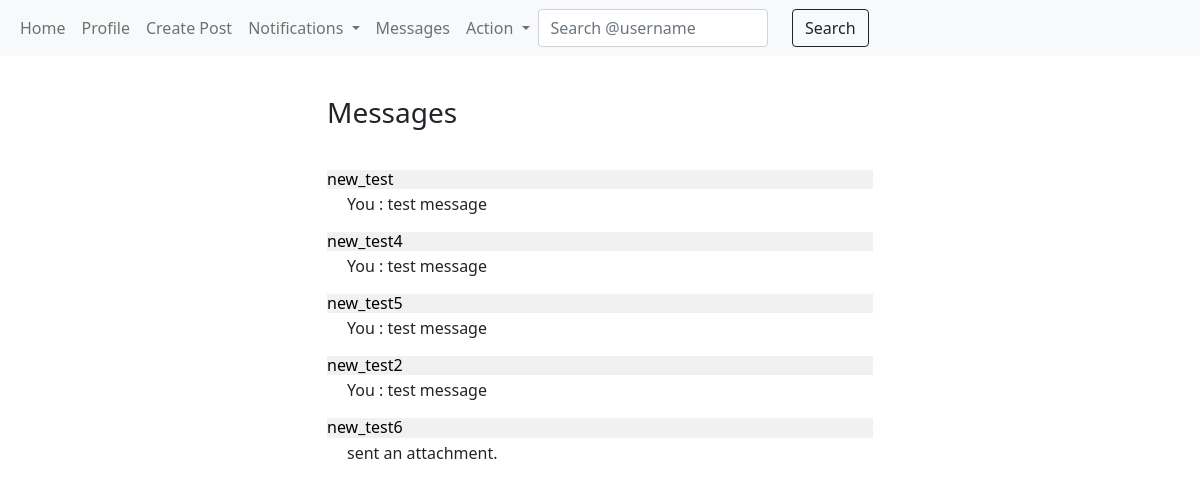
The app's page /messages/ (signed in), older data.
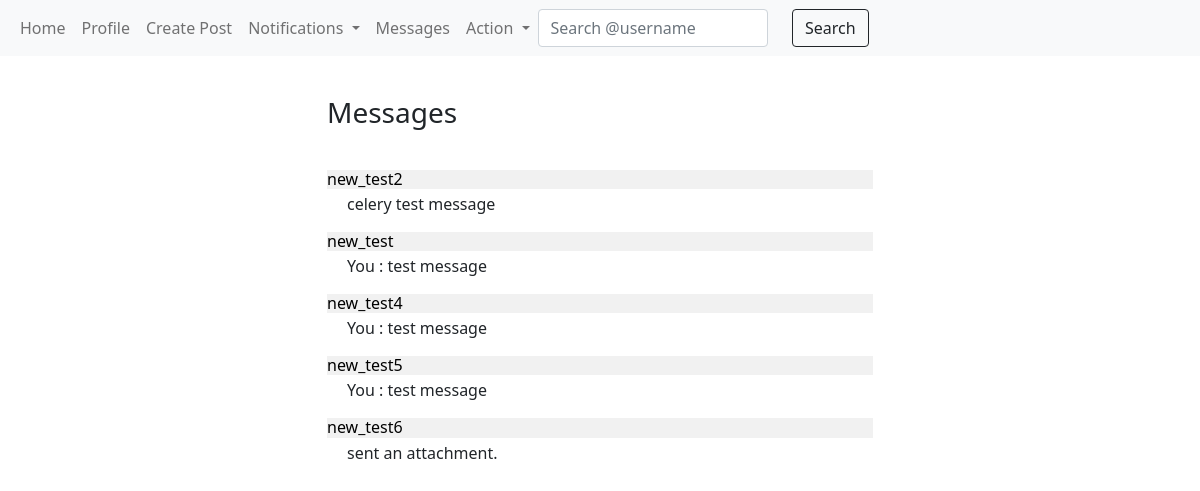
The same page, newer data.
### Messages/models.py (models this page shows)
class InboxAlert(models.Model):
    receiver = models.ForeignKey(User, on_delete=models.CASCADE, related_name='received_from')
    sender = models.ForeignKey(User, on_delete=models.CASCADE, related_name='sent_to')
    alert = models.BooleanField(default=True)
    last_alert = models.DateTimeField(auto_now=True)
    message = models.CharField(max_length=100, default='')
    class Meta:
        ordering = ('-last_alert',)

### Messages/views.py (the view)
# urls.py: path('', views.deport, name='deport'),
def deport(req):
    return render(req, template_name='Messages/deport.html', context={})

### Posts/templatetags/custom_filter.py (called while the page is built)
@register.filter
def unread_count(notifications):
    unread = notifications.filter(unread=True).count()
    return unread

@register.filter
def alert(inbox_alert):
    if inbox_alert.filter(alert=True):
        return True
    return False

### Profile/models.py (called while the page is built)
    def __str__(self):
        return f'{self.notifier} {self.notification}.'

### templates/Messages/deport.html (shortened to what this page needs)
{% extends 'base.html' %}
{% block body %}
    <div class="row">
        <div class="offset-sm-3 col-sm-6">
            <h3 style="margin-bottom: 40px;">Messages</h3>
            {% for inbox in user.received_from.all %}
                <a style="text-decoration: none; color: #000;" href="{% url 'messages:inbox' username=inbox.sender %}"><h6 style="background-color: rgb(241, 241, 241);">{{inbox.sender}}
                </h6></a>
                <p style="padding-left: 20px; margin-top: -5px;">{{inbox.message}}</p>
            {% endfor %}
        </div>
    </div>
{% endblock %}

Row changes from the older to the newer data that the page shows:
changed InboxAlert "new_test2": message "You : test message" → "celery test message"; moves up the list
